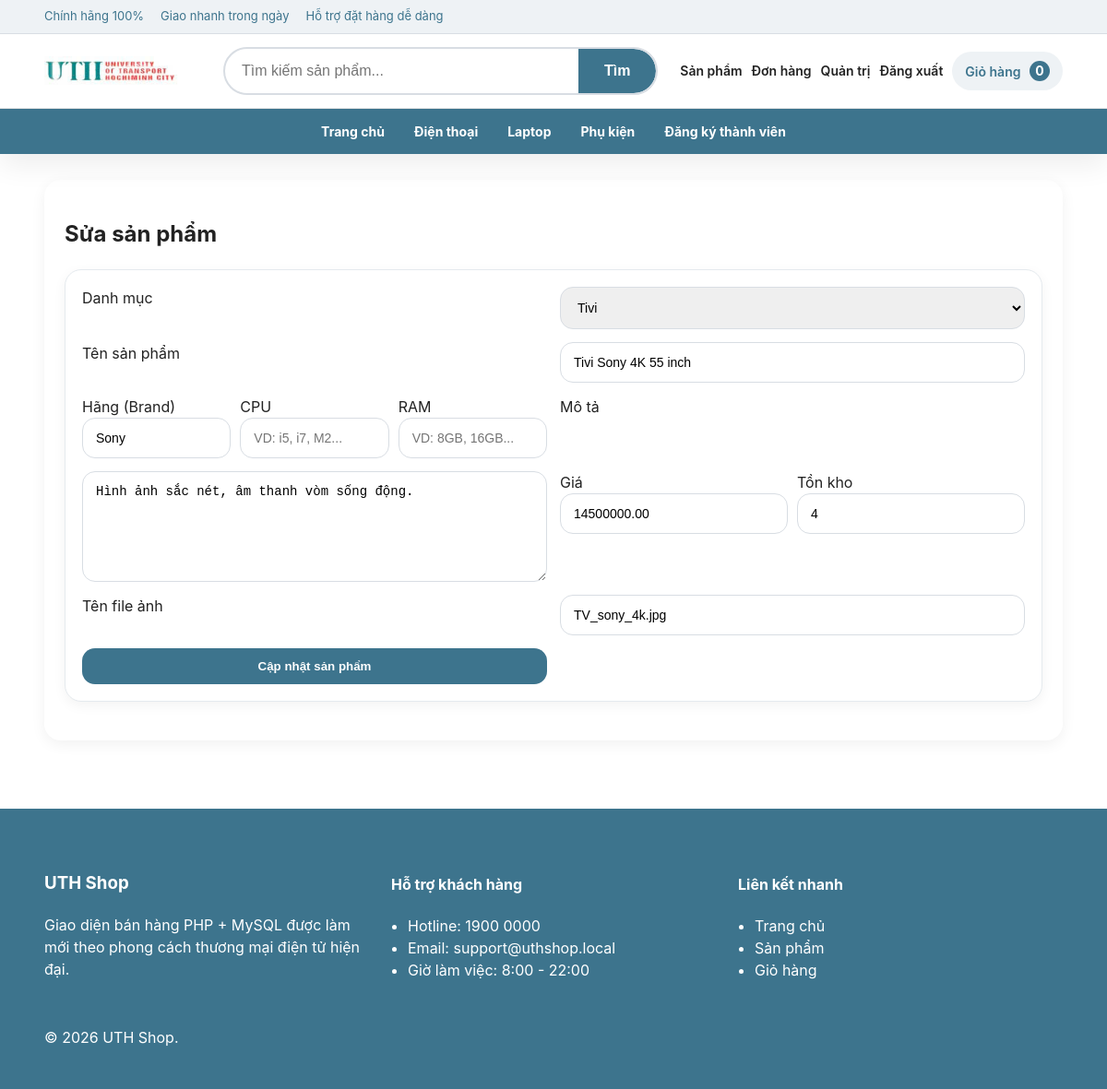
The page /admin/products/edit.php?id=11 (signed in) on the database its author committed.
### tables this page shows
CREATE TABLE IF NOT EXISTS products (
    id INT AUTO_INCREMENT PRIMARY KEY,
    category_id INT NULL,
    name VARCHAR(150) NOT NULL,
    brand VARCHAR(50) DEFAULT NULL,
    cpu VARCHAR(100) DEFAULT NULL,
    ram VARCHAR(50) DEFAULT NULL,
    description TEXT,
    price DECIMAL(10,2) NOT NULL,
    stock INT DEFAULT 0,
    image VARCHAR(255),
    created_at TIMESTAMP DEFAULT CURRENT_TIMESTAMP,
    CONSTRAINT fk_products_category FOREIGN KEY (category_id) REFERENCES categories(id) ON DELETE SET NULL
);

CREATE TABLE IF NOT EXISTS categories (
    id INT AUTO_INCREMENT PRIMARY KEY,
    name VARCHAR(100) NOT NULL,
    description TEXT,
    created_at TIMESTAMP DEFAULT CURRENT_TIMESTAMP
);

### includes/functions.php (called while the page is built, shortened)
<?php
function sanitize($value) {
    return htmlspecialchars((string)$value, ENT_QUOTES, 'UTF-8');
}
?>

### admin/products/edit.php (the view, shortened to what this page needs)
<?php
require_once __DIR__ . '/../../config/database.php';
require_once __DIR__ . '/../../includes/functions.php';
$id = (int)($_GET['id'] ?? 0);
$itemStmt = $conn->prepare('SELECT * FROM products WHERE id = ?');
$itemStmt->bind_param('i', $id);
$itemStmt->execute();
$item = $itemStmt->get_result()->fetch_assoc();
$categories = $conn->query('SELECT * FROM categories ORDER BY name ASC');
include __DIR__ . '/../../includes/header.php';
?>
<section class="auth-box">
    <h2>Sửa sản phẩm</h2>
    <form method="POST" class="auth-form wide" autocomplete="off">
        <label>Danh mục</label>
        <select name="category_id" required>
            <?php while ($cat = $categories->fetch_assoc()): ?>
                <option value="<?php echo $cat['id']; ?>" <?php echo (int)$item['category_id'] === (int)$cat['id'] ? 'selected' : ''; ?>>
                    <?php echo sanitize($cat['name']); ?>
                </option>
            <?php endwhile; ?>
        </select>
        <label>Tên sản phẩm</label>
        <input type="text" name="name" value="<?php echo sanitize($item['name']); ?>" required>
        <div style="display: grid; grid-template-columns: 1fr 1fr 1fr; gap: 10px;">
            <div>
                <label>Hãng (Brand)</label>
                <input type="text" name="brand" value="<?php echo sanitize($item['brand'] ?? ''); ?>" placeholder="VD: Apple, Dell...">
            </div>
            <div>
                <label>CPU</label>
                <input type="text" name="cpu" value="<?php echo sanitize($item['cpu'] ?? ''); ?>" placeholder="VD: i5, i7, M2...">
            </div>
            <div>
                <label>RAM</label>
                <input type="text" name="ram" value="<?php echo sanitize($item['ram'] ?? ''); ?>" placeholder="VD: 8GB, 16GB...">
            </div>
        </div>
        <label>Mô tả</label>
        <textarea name="description"><?php echo sanitize($item['description']); ?></textarea>
        <div style="display: grid; grid-template-columns: 1fr 1fr; gap: 10px;">
            <div>
                <label>Giá</label>
                <input type="number" step="0.01" name="price" value="<?php echo $item['price']; ?>" required>
            </div>
            <div>
                <label>Tồn kho</label>
                <input type="number" name="stock" value="<?php echo $item['stock']; ?>" required>
            </div>
        </div>
        <label>Tên file ảnh</label>
        <input type="text" name="image" value="<?php echo sanitize($item['image']); ?>">
        <button class="btn primary" type="submit">Cập nhật sản phẩm</button>
    </form>
</section>
<?php include __DIR__ . '/../../includes/footer.php'; ?>

### assets/css/style.css (style rules this page uses)
body { margin: 0; font-family: -apple-system, BlinkMacSystemFont, "Segoe UI", Roboto, "Helvetica Neue", Arial, sans-serif; background: #ffffff; color: #222; line-height: 1.5; }
.promo-card, .product-card, .auth-box, .card-block, .empty-box, .cart-table-wrap, .detail-card, .listing-hero { background: #fff; border-radius: 18px; box-shadow: 0 4px 16px rgba(0, 0, 0, 0.06); }
.btn { border: none; background: #e5e7eb; color: #222; padding: 12px 16px; border-radius: 14px; cursor: pointer; text-decoration: none; display: inline-block; font-weight: 800; transition: transform 0.18s ease, opacity 0.18s ease; }
.btn.primary { background: #3d748d; color: #fff; }
.filter-bar.elevated, .auth-form, .auth-form.wide, .purchase-box { background: #fff; padding: 18px; border-radius: 18px; box-shadow: 0 4px 14px rgba(0, 0, 0, 0.05); margin-bottom: 20px; border: 1px solid #e5eaee; }
.auth-form, .auth-form.wide, .purchase-box { display: grid; gap: 14px; }
.auth-form.wide { grid-template-columns: repeat(2, minmax(0, 1fr)); }
input, select, textarea { width: 100%; padding: 13px 14px; border-radius: 14px; border: 1px solid #d8dde3; font-size: 14px; box-sizing: border-box; transition: border-color 0.18s ease, box-shadow 0.18s ease; }
textarea { min-height: 120px; resize: vertical; }
.cart-table-wrap, .detail-card, .auth-box, .card-block, .empty-box { padding: 22px; }

### rows shown on the page
products: category_id "Tivi", name "Tivi Sony 4K 55 inch", brand "Sony", description "Hình ảnh sắc nét, âm thanh vòm sống động.", price "14500000.00", stock "4", image "TV_sony_4k.jpg"

### other values the page prints
$cartCount "0"
